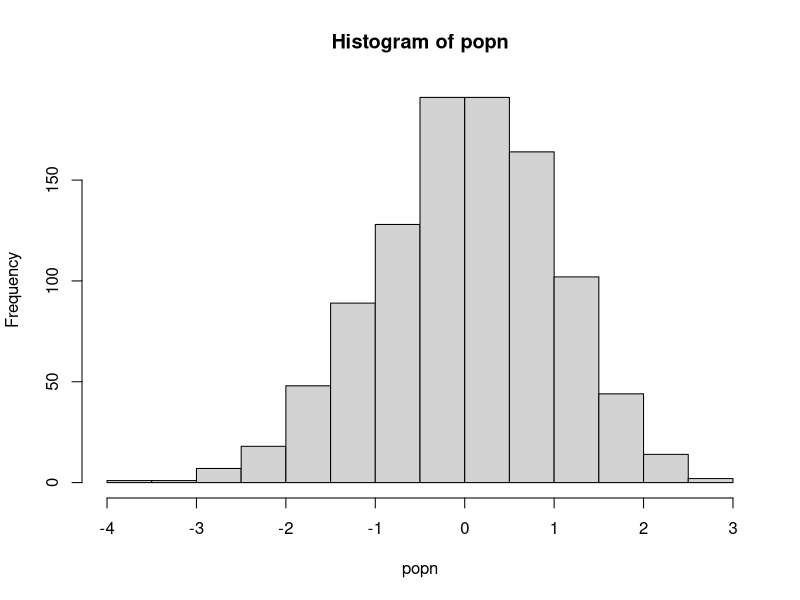

Recreate this plot in R.
#Author: Ruth Keane (ruth.keane19@imperial.ac.uk)
#Script: sample.R 
#Desc: 
#Arguments: 
#Input: 
#Output: 
#Date: Oct 2019

###takes a sample size n from population and calculates mean
myexperiment <- function(popn,n){
    pop_sample <- sample(popn, n, replace=FALSE)
    return(mean(pop_sample))
}
##for 1 to num, calculate sample mean -no preallocation
loopy_sample1 <- function(popn, n, num){
    result1 <- vector() #empty vector size 1
    for(i in 1:num){
        result1 <- c(result1, myexperiment(popn, n))
    }
    return(result1)
}
##preallocation - run iterations using a for ON A VECTOR loop-preallocatin
loopy_sample2 <- function(popn, n, num){
     result2<- vector(,num) #prealocate expected size
     for (i in 1:num){
          result2[i] <- myexperiment(popn, n)
      }
     return(result2)
}
##ppreallocation- running iterations using a for loop on a LIST -preallocation
loopy_sample3<- function(popn, n, num){
    results3<-vector("list", num)
    for(i in 1:num){
            results3[[i]] <- myexperiment(popn,n)
    }
    return(results3)
}
## iterating eperienent -VECTORISATION, lapply
lapply_sample<- function(popn, n, num){
    result4<- lapply(1:num, function(i) myexperiment(popn, n))
    return(result4)
}
##iterating experiment, vectorisation, sapply
sapply_sample<- function(popn,n ,num){
    result5<- sapply(1:num, function(i) myexperiment(popn, n))
    return(result5)
}

##generate population
popn<- rnorm(1000)
hist(popn)
 n<-20  #sample size
 num<-1000 # times to rerun

print("The loopy, non-preallocation approach takes:" )
print(system.time(loopy_sample1(popn, n, num)))

print("The loopy, but with preallocation approach takes:" )
print(system.time(loopy_sample2(popn, n, num)))

print("The loopy, non-preallocation approach takes:" )
print(system.time(loopy_sample3(popn, n, num)))

print("The vectorized sapply approach takes:" )
print(system.time(sapply_sample(popn, n, num)))

print("The vectorized lapply approach takes:" )
print(system.time(lapply_sample(popn, n, num)))

